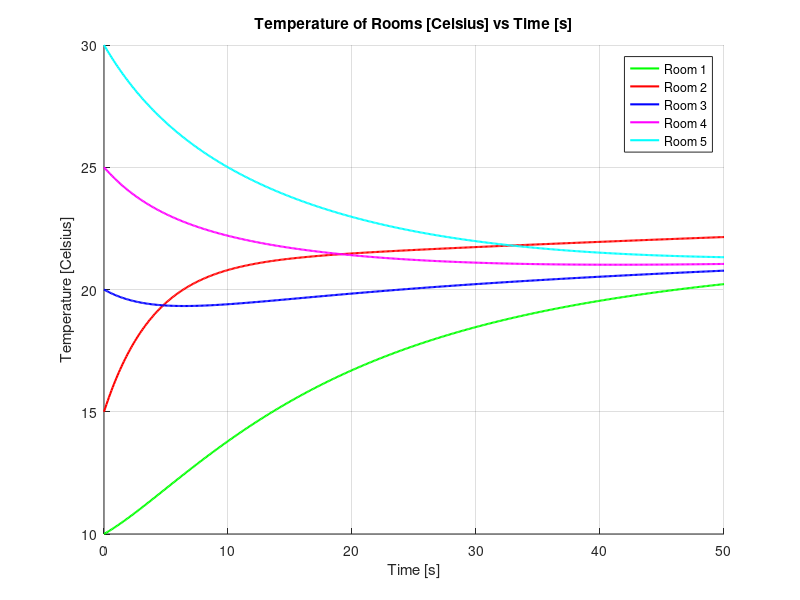

Here is the MATLAB script that generated this plot:
%% ALNC Lab Assignment-2 Question-1
clc;
clear;
close all;

% Constants
alpha = 5e-2;
alpha_h = 3.6e-3;
alpha_e = 8e-3;
T_h = 100;
T_e = 15;

% Simulation parameters
tspan = 50; % Time span [seconds]
dt = 0.1; % Time step [seconds]
t = 0:dt:tspan; % Time vector

% Initial conditions
T_1 = 10; % Room 1 initial temperature [Celsius]
T_2 = 15; % Room 2 initial temperature [Celsius]
T_3 = 20; % Room 3 initial temperature [Celsius]
T_4 = 25; % Room 4 initial temperature [Celsius]
T_5 = 30; % Room 5 initial temperature [Celsius]
X_0 = [T_1, T_2, T_3, T_4, T_5]; % Initial state vector

% State space model
f = @(t, x) [alpha * (x(2) - x(1)) + alpha_e * (T_e - x(1));
             alpha * (x(1) - x(2)) + alpha * (x(3) - x(2)) + alpha * (x(4) - x(2)) + alpha * (x(5) - x(2)) + alpha_h * (T_h - x(2));
             alpha * (x(2) - x(3)) + alpha_e * (T_e - x(3));
             alpha * (x(2) - x(4)) + alpha_e * (T_e - x(4));
             alpha * (x(2) - x(5)) + alpha_e * (T_e - x(5))];

% Simulation using ode45
[t, X] = ode45(f, t, X_0);

% Plots
figure;
hold on;
plot(t, X(:, 1), 'g', 'LineWidth', 1.5, 'DisplayName', 'Room 1');
plot(t, X(:, 2), 'r', 'LineWidth', 1.5, 'DisplayName', 'Room 2');
plot(t, X(:, 3), 'b', 'LineWidth', 1.5, 'DisplayName', 'Room 3');
plot(t, X(:, 4), 'm', 'LineWidth', 1.5, 'DisplayName', 'Room 4');
plot(t, X(:, 5), 'c', 'LineWidth', 1.5, 'DisplayName', 'Room 5');
xlabel('Time [s]');
ylabel('Temperature [Celsius]');
title('Temperature of Rooms [Celsius] vs Time [s]');
legend;
grid on;
hold off;
